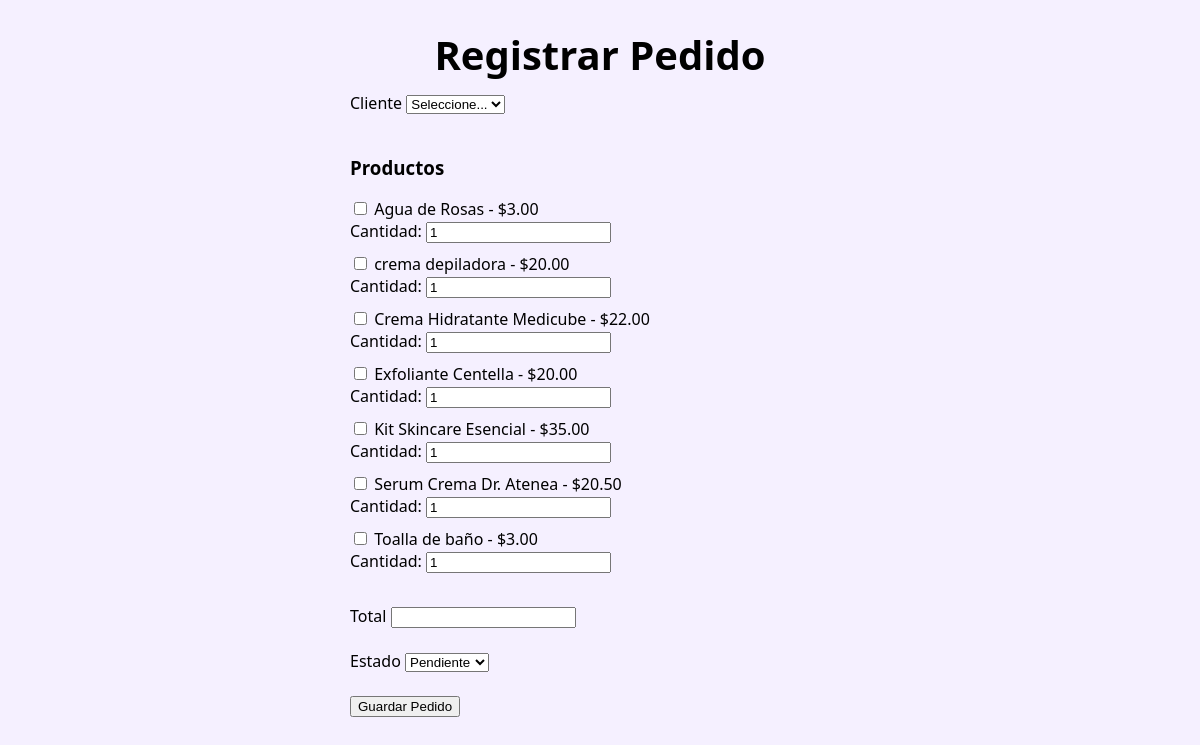
/index.php?action=crear-pedido (signed in), run on the app's committed database.
### tables this page shows
CREATE TABLE `productos` (
  `id` int(11) NOT NULL,
  `nombre` varchar(100) NOT NULL,
  `precio` decimal(10,2) NOT NULL,
  `imagen` varchar(255) NOT NULL,
  `stock` int(11) NOT NULL DEFAULT 0,
  `created_at` timestamp NOT NULL DEFAULT current_timestamp(),
  `id_categoria` int(11) DEFAULT NULL,
  `id_proveedor` int(11) DEFAULT NULL
);

### app/controllers/PedidoController.php (called while the page is built, shortened)
<?php
require_once __DIR__ . '/../models/Pedido.php';
class PedidoController {
    private $modelo;
    public function __construct(){
        $this->modelo = new Pedido();
    }
public function crear(){
    $productos = $this->modelo->obtenerProductos();
    require __DIR__ . '/../views/pedidos/crear.php';
}
}

### config/conexion.php (called while the page is built)
<?php
class Conexion {
    private static $host = 'localhost';
    private static $dbName = 'dayamel_db';
    private static $username = 'root';
    private static $password = '';
    public static function conectar() {
        try {
            $dsn = "mysql:host=" . self::$host . ";dbname=" . self::$dbName . ";charset=utf8mb4";
            $pdo = new PDO($dsn, self::$username, self::$password);
            $pdo->setAttribute(PDO::ATTR_ERRMODE, PDO::ERRMODE_EXCEPTION);
            return $pdo;
        } catch (PDOException $e) {
            die("Error de conexión: " . $e->getMessage());
        }
    }
}

### app/models/Pedido.php (called while the page is built, shortened)
<?php
require_once __DIR__ . '/../../config/conexion.php';
class Pedido {
    private $db;
    public function __construct(){
        $this->db = Conexion::conectar();
    }
public function obtenerProductos(){
    $sql = "SELECT * FROM productos ORDER BY nombre ASC";
    $stmt = $this->db->prepare($sql);
    $stmt->execute();
    return $stmt->fetchAll(PDO::FETCH_ASSOC);
}
}

### app/views/pedidos/crear.php (the view, shortened to what this page needs)
<!DOCTYPE html>
<html lang="es">
<head>
    <link rel="stylesheet" href="css/styles.css">
</head>
<body>
<h1 style="text-align:center;">Registrar Pedido</h1>
<div style="width:500px;margin:auto;">
<form method="POST">
    <label>Cliente</label>
    <select name="id_cliente" required>
        <option value="">Seleccione...</option>
    </select>
    <br><br>
    <h3>Productos</h3>
    <?php foreach($productos as $producto): ?>
        <div style="margin-bottom:10px;">
            <input
            type="checkbox"
            name="productos[<?= $producto['id'] ?>][id_producto]"
            value="<?= $producto['id'] ?>">
            <?= htmlspecialchars($producto['nombre']) ?>
            - $<?= $producto['precio'] ?>
            <br>
            Cantidad:
            <input
            type="number"
            name="productos[<?= $producto['id'] ?>][cantidad]"
            value="1"
            min="1">
        </div>
    <?php endforeach; ?>
    <br>
    <label>Total</label>
    <input
        type="number"
        step="0.01"
        name="total"
        required>
    <br><br>
    <label>Estado</label>
    <select name="estado">
        <option value="Pendiente">Pendiente</option>
    </select>
    <br><br>
    <button type="submit">
        Guardar Pedido
    </button>
</form>
</div>
</body>
</html>

### public/css/styles.css (style rules this page uses)
:root { --blanco: #ffffff; --oscuro: #6a4c93; --primario: #6a4c93; --secundario: #b39cd0; --fondo: #f5f0ff; }
html { font-size: 62.5%; box-sizing: border-box; scroll-behavior: smooth; }
*, *:before, *:after { box-sizing: inherit; }
body { font-size: 16px; font-family: 'Poppins', 'Segoe UI', Tahoma, Geneva, Verdana, sans-serif; background-color: var(--fondo); margin: 0; }
h1 { font-size: 4rem; margin-bottom: 1rem; }

### data on the page
productos: nombre "Agua de Rosas", precio "3.00"
productos: nombre "crema depiladora", precio "20.00"
productos: nombre "Crema Hidratante Medicube", precio "22.00"
productos: nombre "Exfoliante Centella", precio "20.00"
productos: nombre "Kit Skincare Esencial", precio "35.00", id "1"
productos: nombre "Serum Crema Dr. Atenea", precio "20.50"
productos: nombre "Toalla de baño", precio "3.00"
